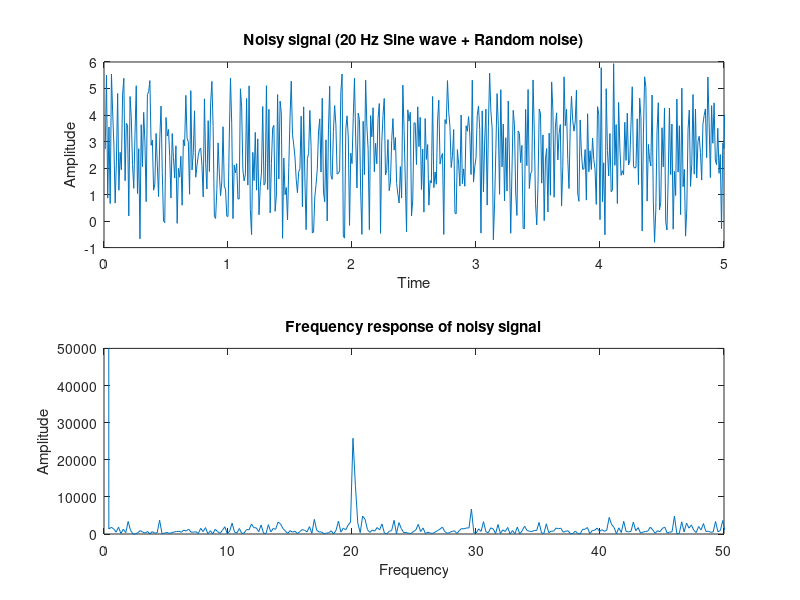

MATLAB code for this plot: (Note: this script raises an error after producing the figure.)
clear all;
close all;
clc;

% ============= Task 1 ========= %
% % filter design
% fs = 100;
% order = 128;
% wn1 = 5*2/fs; % normalized bandwidth (omega 1)
% wn2 = 15*2/fs;
% wn = [wn1 wn2]; % cut-off freqs for band pass/stop filters
% b = fir1(order, wn, "bandpass"); % default window = hamming (input: N = order +1)

% [h, freq] = freqz(b, 1, 512, fs); % check mag and freq response of filter
% plot(freq, abs(h));
% title("Frequency response of bandpass filter");
% xlabel("Frequency (Hz");
% ylabel("H(f)")

% ============= Task 2 ========= %
% fs = 100;
% order = 128; % higher order --> greater roll of rate
% wn = [6*2/fs 12*2/fs];
% [b, a] = fir1(order, wn, "bandpass",hamming(order+1));
% [h, freq] = freqz(b,a, 512, fs);

% figure(1);
% plot(freq, abs(h), "k");
% xlabel("Frequency (Hz");
% ylabel("H(f)")
% title("Frequency Response of Bandpass filter 6Hz to 12Hz")

% % apply on eeg data
% load EEG_data
% N = length(eeg);
% t = (1:N)/fs;
% filtered_eeg = filter(b,a, eeg); % apply designed filter to eeg
% figure(2);
% subplot(211);
% plot(t, eeg);
% title("Original EEG signal");
% xlabel("Time");
% ylabel("Amplitude");
% subplot(212);
% plot(t, filtered_eeg);
% title("Filtered EEG signal");
% xlabel("Time");
% ylabel("Amplitude");

% % freq response of filter
% figure(3);
% fscale = (1:N)*fs/N; 
% plot(fscale, abs(fft(filtered_eeg).^2));
% xlim([0 20]);
% xlabel("Frequency (Hz)");
% ylabel("Amplitude");
% title("Frequency response of filtered EEG signal");

% =============== Post Lab Task =========== %
f = 20;
fs = 100;
N = 513;
t = [1:N-1]/fs;
sig = sin(2*pi*t*f); % 20 hz sin wave
sig = sig + rand(size(sig)).*5; % add noise

figure(1);
subplot(211);
plot(t, sig);
title("Noisy signal (20 Hz Sine wave + Random noise)");
xlabel("Time");
ylabel("Amplitude");
xlim([0 5]);

freq = (1:N-1)*fs/N;
subplot(212);
plot(freq, abs(fft(sig).^2));
xlim([0 fs/2]);
title("Frequency response of noisy signal");
xlabel("Frequency");
ylabel("Amplitude");
ylim([0 50000])

order = 128; % higher order --> greater roll of rate
f_low = 18;
f_high = 22;
wn = [f_low*2/fs f_high*2/fs];
[b, a] = fir1(order, wn, "bandpass",hamming(order+1));
[h, freq] = freqz(b,a, N-1, fs*2);

filtered_sig = filter(b,a, sig); % apply designed filter to signal
figure(2);
subplot(211);
plot(t, filtered_sig)
title("Filtered signal");
xlabel("Time");
ylabel("Amplitude");
xlim([0 5]);

subplot(212);
plot(freq, abs(fft(filtered_sig).^2))
title("Filtered spectrum of filtered signal");
xlabel("Frequency (Hz)");
ylabel("Amplitude");
xlim([0 fs/2]);
